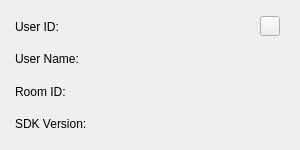
<?xml version="1.0" encoding="UTF-8"?>
<ui version="4.0">
 <class>RoomTipsView</class>
 <widget class="QWidget" name="RoomTipsView">
  <property name="geometry">
   <rect>
    <x>0</x>
    <y>0</y>
    <width>300</width>
    <height>150</height>
   </rect>
  </property>
  <property name="sizePolicy">
   <sizepolicy hsizetype="Fixed" vsizetype="Fixed">
    <horstretch>0</horstretch>
    <verstretch>0</verstretch>
   </sizepolicy>
  </property>
  <property name="maximumSize">
   <size>
    <width>300</width>
    <height>150</height>
   </size>
  </property>
  <property name="windowTitle">
   <string>RoomTipsView</string>
  </property>
  <layout class="QVBoxLayout" name="verticalLayout">
   <property name="spacing">
    <number>0</number>
   </property>
   <property name="leftMargin">
    <number>0</number>
   </property>
   <property name="topMargin">
    <number>0</number>
   </property>
   <property name="rightMargin">
    <number>0</number>
   </property>
   <property name="bottomMargin">
    <number>0</number>
   </property>
   <item>
    <widget class="QWidget" name="widget_bg" native="true">
     <layout class="QVBoxLayout" name="verticalLayout_2">
      <property name="spacing">
       <number>0</number>
      </property>
      <property name="leftMargin">
       <number>15</number>
      </property>
      <property name="topMargin">
       <number>10</number>
      </property>
      <property name="rightMargin">
       <number>20</number>
      </property>
      <property name="bottomMargin">
       <number>10</number>
      </property>
      <item>
       <widget class="QWidget" name="widget_2" native="true">
        <layout class="QHBoxLayout" name="horizontalLayout">
         <property name="spacing">
          <number>0</number>
         </property>
         <property name="leftMargin">
          <number>0</number>
         </property>
         <property name="topMargin">
          <number>0</number>
         </property>
         <property name="rightMargin">
          <number>0</number>
         </property>
         <property name="bottomMargin">
          <number>0</number>
         </property>
         <item>
          <widget class="QLabel" name="label">
           <property name="sizePolicy">
            <sizepolicy hsizetype="Preferred" vsizetype="Preferred">
             <horstretch>0</horstretch>
             <verstretch>0</verstretch>
            </sizepolicy>
           </property>
           <property name="minimumSize">
            <size>
             <width>130</width>
             <height>0</height>
            </size>
           </property>
           <property name="maximumSize">
            <size>
             <width>130</width>
             <height>16777215</height>
            </size>
           </property>
           <property name="text">
            <string>User ID:</string>
           </property>
          </widget>
         </item>
         <item>
          <widget class="QLabel" name="label_userId">
           <property name="text">
            <string/>
           </property>
          </widget>
         </item>
         <item>
          <widget class="QPushButton" name="btn_clipboard">
           <property name="minimumSize">
            <size>
             <width>20</width>
             <height>20</height>
            </size>
           </property>
           <property name="maximumSize">
            <size>
             <width>20</width>
             <height>20</height>
            </size>
           </property>
           <property name="text">
            <string/>
           </property>
          </widget>
         </item>
        </layout>
       </widget>
      </item>
      <item>
       <widget class="QWidget" name="widget_3" native="true">
        <layout class="QHBoxLayout" name="horizontalLayout_2">
         <property name="spacing">
          <number>0</number>
         </property>
         <property name="leftMargin">
          <number>0</number>
         </property>
         <property name="topMargin">
          <number>0</number>
         </property>
         <property name="rightMargin">
          <number>0</number>
         </property>
         <property name="bottomMargin">
          <number>0</number>
         </property>
         <item>
          <widget class="QLabel" name="label_3">
           <property name="sizePolicy">
            <sizepolicy hsizetype="Preferred" vsizetype="Preferred">
             <horstretch>0</horstretch>
             <verstretch>0</verstretch>
            </sizepolicy>
           </property>
           <property name="minimumSize">
            <size>
             <width>130</width>
             <height>0</height>
            </size>
           </property>
           <property name="maximumSize">
            <size>
             <width>130</width>
             <height>16777215</height>
            </size>
           </property>
           <property name="text">
            <string>User Name:</string>
           </property>
          </widget>
         </item>
         <item>
          <widget class="QLabel" name="label_userName">
           <property name="text">
            <string/>
           </property>
          </widget>
         </item>
        </layout>
       </widget>
      </item>
      <item>
       <widget class="QWidget" name="widget_5" native="true">
        <layout class="QHBoxLayout" name="horizontalLayout_3">
         <property name="spacing">
          <number>0</number>
         </property>
         <property name="leftMargin">
          <number>0</number>
         </property>
         <property name="topMargin">
          <number>0</number>
         </property>
         <property name="rightMargin">
          <number>0</number>
         </property>
         <property name="bottomMargin">
          <number>0</number>
         </property>
         <item>
          <widget class="QLabel" name="label_5">
           <property name="sizePolicy">
            <sizepolicy hsizetype="Preferred" vsizetype="Preferred">
             <horstretch>0</horstretch>
             <verstretch>0</verstretch>
            </sizepolicy>
           </property>
           <property name="minimumSize">
            <size>
             <width>130</width>
             <height>0</height>
            </size>
           </property>
           <property name="maximumSize">
            <size>
             <width>130</width>
             <height>16777215</height>
            </size>
           </property>
           <property name="text">
            <string>Room ID:</string>
           </property>
          </widget>
         </item>
         <item>
          <widget class="QLabel" name="label_roomId">
           <property name="text">
            <string/>
           </property>
          </widget>
         </item>
        </layout>
       </widget>
      </item>
      <item>
       <widget class="QWidget" name="widget_4" native="true">
        <layout class="QHBoxLayout" name="horizontalLayout_4">
         <property name="spacing">
          <number>0</number>
         </property>
         <property name="leftMargin">
          <number>0</number>
         </property>
         <property name="topMargin">
          <number>0</number>
         </property>
         <property name="rightMargin">
          <number>0</number>
         </property>
         <property name="bottomMargin">
          <number>0</number>
         </property>
         <item>
          <widget class="QLabel" name="label_7">
           <property name="sizePolicy">
            <sizepolicy hsizetype="Preferred" vsizetype="Preferred">
             <horstretch>0</horstretch>
             <verstretch>0</verstretch>
            </sizepolicy>
           </property>
           <property name="minimumSize">
            <size>
             <width>130</width>
             <height>0</height>
            </size>
           </property>
           <property name="maximumSize">
            <size>
             <width>130</width>
             <height>16777215</height>
            </size>
           </property>
           <property name="text">
            <string>SDK Version:</string>
           </property>
          </widget>
         </item>
         <item>
          <widget class="QLabel" name="label_sdkVersion">
           <property name="text">
            <string/>
           </property>
          </widget>
         </item>
        </layout>
       </widget>
      </item>
     </layout>
    </widget>
   </item>
  </layout>
 </widget>
 <layoutdefault spacing="6" margin="11"/>
 <resources/>
 <connections/>
</ui>
